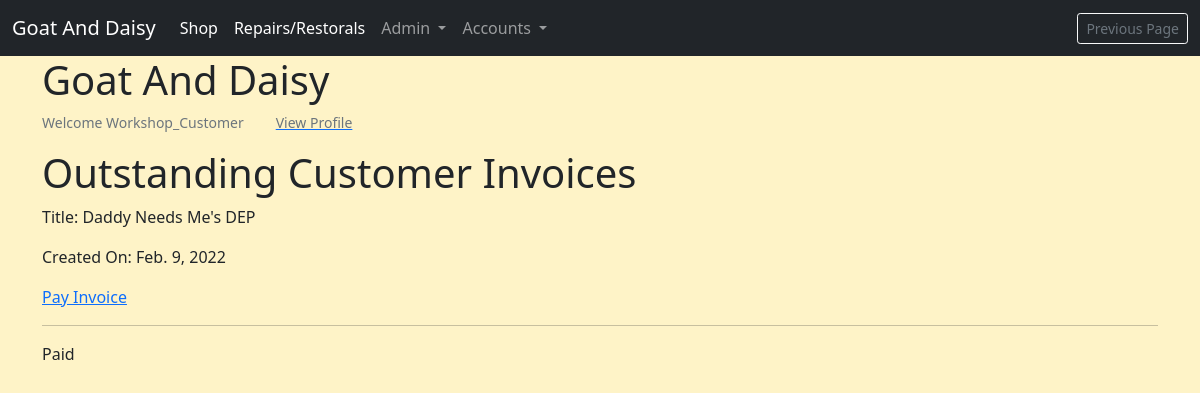
The app's page /workshop/customer-invoices (signed in), older data.
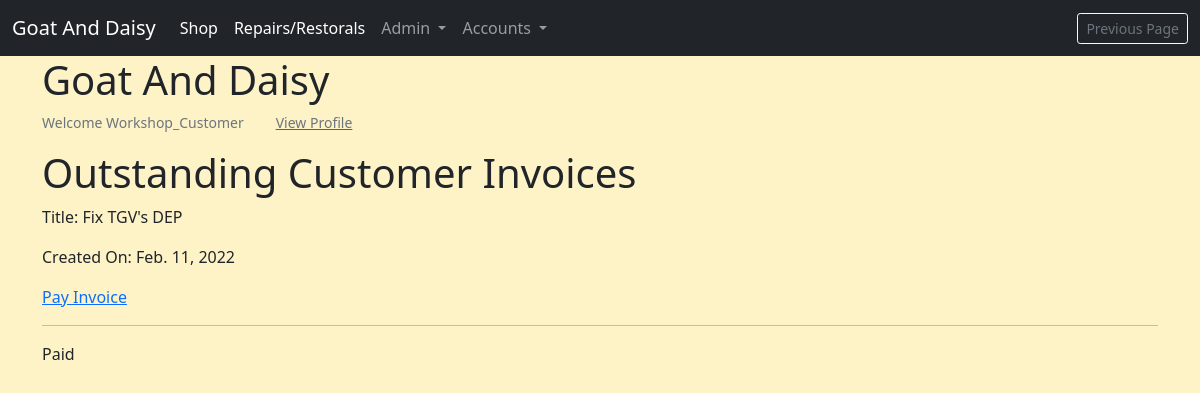
The same page, newer data.
### invoices/models.py (models this page shows, shortened)
class BaseInvoice(models.Model):
    date_created = models.DateField(auto_now_add=True)
    order_number = models.CharField(max_length=100, editable=False)
    full_name = models.CharField(max_length=100, null=True, blank=True)
    email = models.EmailField(null=True, blank=True)
    address1 = models.CharField(max_length=100, null=True, blank=True)
    address2 = models.CharField(max_length=100, null=True, blank=True)
    postcode = models.CharField(max_length=40, null=True, blank=True)
    town_or_city = models.CharField(max_length=40, null=True, blank=True)
    country = models.CharField(max_length=40, null=True, blank=True)
    notes = models.TextField(null=True, blank=True)
    order_amount = models.DecimalField(
        max_digits=6, decimal_places=2, default=0)
    shipping_cost = models.DecimalField(
        max_digits=6, decimal_places=2, default=0)
    order_total = models.DecimalField(
        max_digits=6, decimal_places=2, default=0)
    is_completed = models.BooleanField(default=False)
    paid_on = models.DateTimeField(null=True, blank=True)

class WorkshopCustomerInvoice(BaseInvoice):
    PAYMENT_CHOICES = [
        ('DEP', 'Deposit'),
        ('EP', 'End Payment'),
        ('SPT', 'Single Payment Total'),
        ('SP', 'Supplementary Payment'),
    ]
    service_ticket = models.ForeignKey(ServiceTicket, on_delete=models.CASCADE)
    payment_type = models.CharField(max_length=25, choices=PAYMENT_CHOICES)
    installment_paid = models.BooleanField(default=False)
    def __str__(self):
        return self.service_ticket.title + "'s" + " " + self.payment_type

class BaseInvoice(models.Model):
    date_created = models.DateField(auto_now_add=True)
    order_number = models.CharField(max_length=100, editable=False)
    full_name = models.CharField(max_length=100, null=True, blank=True)
    email = models.EmailField(null=True, blank=True)
    address1 = models.CharField(max_length=100, null=True, blank=True)
    address2 = models.CharField(max_length=100, null=True, blank=True)
    postcode = models.CharField(max_length=40, null=True, blank=True)
    town_or_city = models.CharField(max_length=40, null=True, blank=True)
    country = models.CharField(max_length=40, null=True, blank=True)
    notes = models.TextField(null=True, blank=True)
    order_amount = models.DecimalField(
        max_digits=6, decimal_places=2, default=0)
    shipping_cost = models.DecimalField(
        max_digits=6, decimal_places=2, default=0)
    order_total = models.DecimalField(
        max_digits=6, decimal_places=2, default=0)
    is_completed = models.BooleanField(default=False)
    paid_on = models.DateTimeField(null=True, blank=True)

### repairs_restorals/models.py (models this page shows, shortened)
class ServiceTicket(models.Model):
    customer = models.ForeignKey(
        Customer, related_name='service_ticket', on_delete=models.CASCADE)
    workshop_staff_responsible = models.ForeignKey(
        StaffMember, related_name='staff_tickets', on_delete=models.CASCADE)
    title = models.CharField(max_length=255)
    date_created = models.DateField(auto_now_add=True, editable=False)
    last_updated = models.DateField(auto_now=True, editable=False)
    service_description = models.TextField()
    link_to_desired_materials_1 = models.URLField(null=True, blank=True)
    link_to_desired_materials_2 = models.URLField(null=True, blank=True)
    link_to_desired_materials_3 = models.URLField(null=True, blank=True)
    is_completed = models.BooleanField(default=False)
    has_invoice = models.BooleanField(default=False)

### repairs_restorals/views.py (the view)
# urls.py: path('customer-invoices', views.PublicCustomerInvoices.as_view(), name='customer_invoices'),
class PublicCustomerInvoices(ListView):
    model = WorkshopCustomerInvoice
    context_object_name = 'invoices'
    template_name = 'repairs_restorals/customer_invoices.html'
    def get_context_data(self, **kwargs):
        customer = get_object_or_404(Customer, username=self.request.user)
        context = {}
        context['invoices'] = WorkshopCustomerInvoice.objects.filter(service_ticket__customer_id=customer.id)
        return context

### invoices/contexts.py (called while the page is built, shortened)
def shopping_cart(request):
    template_cart = []
    products_count = 0
    order_amount = 0
    shipping = 500
    cart = request.session.get('cart', {})
    for item in enumerate(template_cart):
        products_count += 1
    order_total = order_amount + shipping
    stripe_total = round(order_total * 100)
    context = {
        'template_cart': template_cart,
        'products_count': products_count,
        'order_amount': order_amount,
        'shipping': shipping,
        'order_total': order_total,
        'stripe_total': stripe_total,
    }
    return context

### profiles/templatetags/user_in_group_tag.py (called while the page is built)
@register.filter(name='has_group')
def has_group(user, group_name):
    try:
        group = Group.objects.get(name=group_name)
    except Group.DoesNotExist:
        return False
    return group in user.groups.all()

### repairs_restorals/templates/repairs_restorals/customer_invoices.html (shortened to what this page needs)
{% extends 'base.html' %}
{% block content %}
<h1>Outstanding Customer Invoices</h1>
{% for invoice in invoices %}
    {% if not invoice.installment_paid %}
        <p>Title: {{ invoice }}</p>
        <p>Created On: {{ invoice.date_created }}</p>
        <a href="{% url 'workshop_checkout' invoice.id %}">
            <p>Pay Invoice</p>
        </a>
    {% endif %}
{% endfor %}
<hr>
{% for invoice in invoices %}
    <p>Paid</p>
{% endfor %}
{% endblock %}

Row changes from the older to the newer data that the page shows:
removed WorkshopCustomerInvoice: service_ticket+payment_type "Daddy Needs Me's DEP", date_created "Feb. 9, 2022"
added WorkshopCustomerInvoice: service_ticket+payment_type "Fix TGV's DEP", date_created "Feb. 11, 2022"
